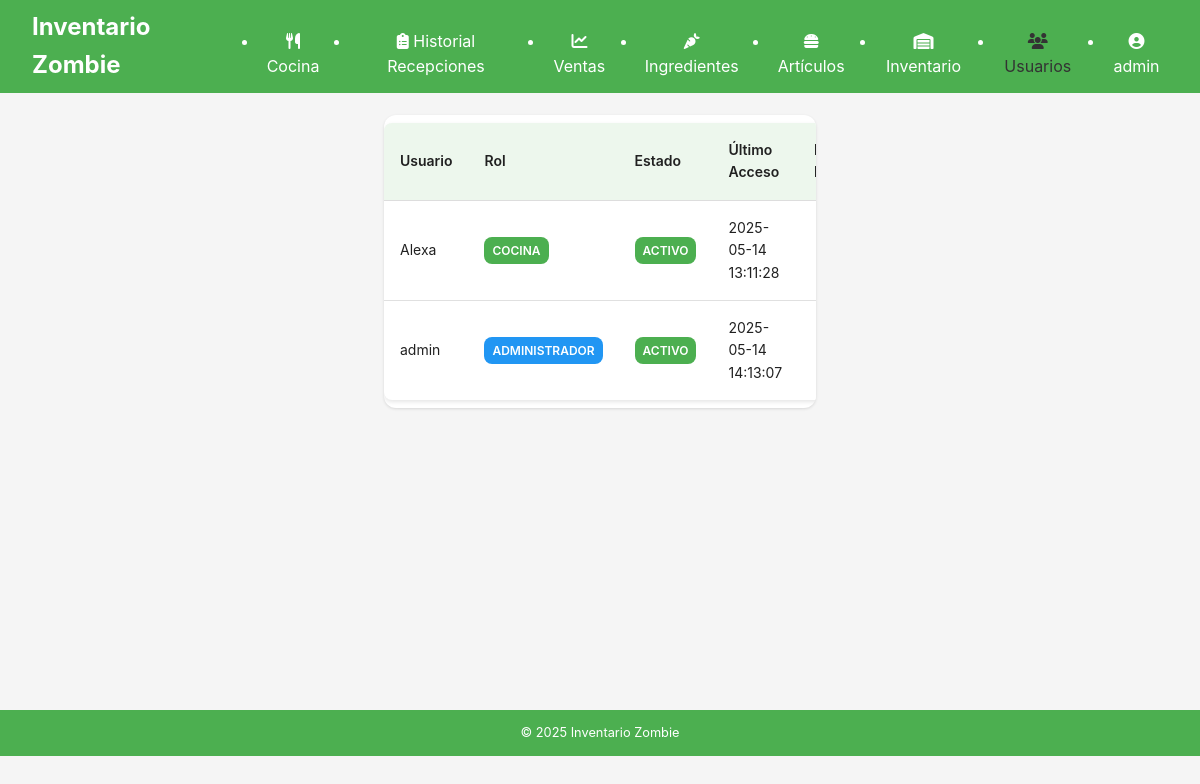
Screenshot of /auth/usuarios (signed in) with the database file from the repository.
### tables this page shows
CREATE TABLE Usuarios (
        id INTEGER PRIMARY KEY AUTOINCREMENT,
        nombre TEXT NOT NULL UNIQUE,
        contrasena_hash TEXT NOT NULL,
        pin TEXT,
        rol TEXT NOT NULL,
        activo BOOLEAN NOT NULL DEFAULT 1,
        fecha_creacion TEXT NOT NULL,
        ultimo_acceso TEXT,
        intentos_fallidos INTEGER DEFAULT 0
    );

### routes/auth.py (the view)
@auth_bp.route('/usuarios')
@login_required
@admin_required
def lista_usuarios():
    conn = get_db_connection()
    usuarios = conn.execute('SELECT * FROM Usuarios ORDER BY nombre').fetchall()
    conn.close()
    return render_template('auth/usuarios.html', usuarios=usuarios)

### app.py (called while the page is built)
@login_manager.user_loader
def load_user(user_id):
    from routes.auth import User
    return User.get_by_id(user_id)

@app.template_global()
def now():
    return datetime.datetime.now()

@app.after_request
def add_cors_headers(response):
    response.headers.add('Access-Control-Allow-Origin', '*')
    response.headers.add('Access-Control-Allow-Headers', 'Content-Type,Authorization')
    response.headers.add('Access-Control-Allow-Methods', 'GET,PUT,POST,DELETE,OPTIONS')
    return response

### database.py (called while the page is built)
def get_db_connection():
    try:
        from flask import current_app
        db_path = current_app.config['DATABASE']
    except RuntimeError:
        import os
        root_dir = os.path.dirname(os.path.dirname(os.path.abspath(__file__)))
        db_path = os.path.join(root_dir, 'instance', 'inventario_zombie.sqlite')
        print(f"Connecting to database at: {db_path}")
    conn = sqlite3.connect(db_path, detect_types=sqlite3.PARSE_DECLTYPES)
    conn.row_factory = sqlite3.Row
    return conn

### routes/auth.py (called while the page is built)
def admin_required(view):
    @functools.wraps(view)
    def wrapped_view(*args, **kwargs):
        if not current_user.is_authenticated or current_user.rol != 'admin':
            flash('No tiene permisos para acceder a esta página.', 'error')
            return redirect(url_for('auth.access_denied'))
        return view(*args, **kwargs)
    return wrapped_view

    @staticmethod
    def get_by_id(user_id):
        conn = get_db_connection()
        user = conn.execute('SELECT * FROM Usuarios WHERE id = ?', (user_id,)).fetchone()
        conn.close()
        if user:
            return User(
                id=user['id'],
                nombre=user['nombre'],
                rol=user['rol'],
                activo=user['activo']
            )
        return None

### templates/auth/usuarios.html (shortened to what this page needs)
{% extends "layout.html" %}
{% block content %}
<div class="users-container">
    <div class="users-header">
        <h2>Gestión de Usuarios</h2>
        <a href="{{ url_for('auth.nuevo_usuario') }}" class="btn btn-new">
        </a>
    </div>
    <div class="users-table-container">
        <table class="users-table">
            <thead>
                <tr>
                    <th>Usuario</th>
                    <th>Rol</th>
                    <th>Estado</th>
                    <th>Último Acceso</th>
                    <th>Intentos Fallidos</th>
                </tr>
            </thead>
            <tbody>
                {% for usuario in usuarios %}
                <tr>
                    <td data-label="Usuario">{{ usuario.nombre }}</td>
                    <td data-label="Rol">
                        {% if usuario.rol == 'admin' %}
                        <span class="badge badge-admin">Administrador</span>
                        {% else %}
                        <span class="badge badge-cocina">Cocina</span>
                        {% endif %}
                    </td>
                    <td data-label="Estado">
                        {% if usuario.activo %}
                        <span class="badge" style="background-color: var(--success-color); color: white;">Activo</span>
                        {% else %}
                        <span class="badge badge-inactive">Inactivo</span>
                        {% endif %}
                    </td>
                    <td data-label="Último Acceso">{{ usuario.ultimo_acceso if usuario.ultimo_acceso else 'Nunca' }}</td>
                    <td data-label="Intentos Fallidos" class="login-attempts">
                    </td>
                </tr>
                {% endfor %}
            </tbody>
        </table>
    </div>
</div>
{% endblock %}

### templates/layout.html (shortened to what this page needs)
<!DOCTYPE html>
<html lang="es">
<head>
    <link rel="stylesheet" href="{{ url_for('static', filename='css/main.css') }}">
    <link rel="stylesheet" href="https://cdnjs.cloudflare.com/ajax/libs/font-awesome/6.1.1/css/all.min.css">
</head>
<body>
    <header>
        <nav>
            <div class="logo">
                <a href="{{ url_for('index') }}">Inventario Zombie</a>
            </div>
            <ul class="nav-links">
                {% if current_user.is_authenticated %}
                    {% if current_user.rol == 'admin' %}
                        <li><a href="{{ url_for('recepciones_web.formulario') }}"><i class="fas fa-utensils"></i> Cocina</a></li>
                        <li><a href="{{ url_for('recepciones_web.historial') }}"><i class="fas fa-clipboard-list"></i> Historial Recepciones</a></li>
                        <li><a href="{{ url_for('ventas_web.lista') }}"><i class="fas fa-chart-line"></i> Ventas</a></li>
                        <li><a href="{{ url_for('ingredientes_web.index') }}"><i class="fas fa-carrot"></i> Ingredientes</a></li>
                        <li><a href="{{ url_for('articulos_web.index') }}"><i class="fas fa-hamburger"></i> Artículos</a></li>
                        <li><a href="{{ url_for('inventario_web.dashboard') }}"><i class="fas fa-warehouse"></i> Inventario</a></li>
                        <li><a href="{{ url_for('auth.lista_usuarios') }}"><i class="fas fa-users"></i> Usuarios</a></li>
                    {% elif current_user.rol == 'cocina' %}
                        <li><a href="{{ url_for('recepciones_web.formulario') }}"><i class="fas fa-utensils"></i> Recepción</a></li>
                        <li><a href="{{ url_for('recepciones_web.historial') }}"><i class="fas fa-clipboard-list"></i> Historial</a></li>
                    {% endif %}
                    <li class="user-menu">
                        <a href="#"><i class="fas fa-user-circle"></i> {{ current_user.nombre }}</a>
                    </li>
                {% else %}
                    <li><a href="{{ url_for('auth.login') }}"><i class="fas fa-sign-in-alt"></i> Iniciar Sesión</a></li>
                {% endif %}
            </ul>
        </nav>
    </header>
    <main class="container">
        {% block content %}{% endblock %}
    </main>
    <footer>
        <p>&copy; {{ now().year }} Inventario Zombie</p>
    </footer>
</body>
</html>

### static/css/main.css (style rules this page uses)
:root { --primary-color: #2c3e50; --secondary-color: #3498db; --accent-color: #e74c3c; --background-color: #ecf0f1; --text-color: #333; --light-text: #fff; --success-color: #2ecc71; --warning-color: #f39c12; --error-color: #e74c3c; --info-color: #3498db; }
* { margin: 0; padding: 0; box-sizing: border-box; }
body { font-family: 'Segoe UI', Tahoma, Geneva, Verdana, sans-serif; line-height: 1.6; color: var(--text-color); background-color: var(--background-color); }
.container { width: 95%; margin: 0 auto; padding: 10px; }
header { background-color: var(--primary-color); color: var(--light-text); padding: 0.5rem 0; position: fixed; top: 0; width: 100%; z-index: 1000; }
nav { display: flex; justify-content: space-between; align-items: center; padding: 0 1rem; }
.logo a { color: var(--light-text); text-decoration: none; font-size: 1.2rem; font-weight: bold; }
.nav-links { position: fixed; top: 0; right: -100%; width: 70%; height: 100vh; background-color: var(--primary-color); flex-direction: column; justify-content: flex-start; align-items: center; padding-top: 60px; transition: right 0.3s ease; z-index: 900; }
.nav-links li { margin: 1rem 0; width: 100%; text-align: center; }
.nav-links a { color: var(--light-text); text-decoration: none; font-size: 1.1rem; display: block; padding: 0.5rem 0; transition: background-color 0.3s; }
.nav-links a:hover, .nav-links a.active { background-color: var(--secondary-color); }
main { margin-top: 60px; min-height: calc(100vh - 110px); padding: 1rem 0; }
.btn { display: inline-block; background-color: var(--secondary-color); color: var(--light-text); padding: 0.5rem 1rem; border-radius: 4px; text-decoration: none; margin-top: 0.5rem; transition: background-color 0.3s; text-align: center; border: none; cursor: pointer; font-size: 0.9rem; }
table { width: 100%; border-collapse: collapse; margin: 0.5rem 0; background-color: white; border-radius: 8px; overflow: hidden; box-shadow: 0 2px 4px rgba(0, 0, 0, 0.1); }
th, td { padding: 0.7rem; text-align: left; border-bottom: 1px solid #ddd; font-size: 0.9rem; }
th { background-color: var(--primary-color); color: var(--light-text); }
footer { background-color: var(--primary-color); color: var(--light-text); text-align: center; padding: 0.8rem 0; font-size: 0.8rem; }
@media screen and (min-width: 768px) { .container { width: 90%; padding: 20px; } }
@media screen and (min-width: 768px) { nav { padding: 0 2rem; } }
@media screen and (min-width: 768px) { .logo a { font-size: 1.5rem; } }
@media screen and (min-width: 768px) { .nav-links { position: static; width: auto; height: auto; background-color: transparent; display: flex; flex-direction: row; padding-top: 0; } }
@media screen and (min-width: 768px) { .nav-links li { margin-left: 1.5rem; margin-bottom: 0; width: auto; } }
@media screen and (min-width: 768px) { .nav-links a { font-size: 1rem; padding: 0; } }
@media screen and (min-width: 768px) { .nav-links a:hover, .nav-links a.active { background-color: transparent; color: var(--secondary-color); } }
@media screen and (min-width: 768px) { main { margin-top: 70px; padding: 2rem 0; } }
@media screen and (min-width: 768px) { th, td { padding: 1rem; font-size: 1rem; } }

### templates/layout.html (style rules this page uses)
.user-menu { position: relative; }

### rows the page displays
Usuarios: nombre "admin", rol "ADMINISTRADOR", activo "ACTIVO", ultimo_acceso "2025-05-14 14:13:07"
Usuarios: nombre "Alexa", rol "COCINA", activo "ACTIVO", ultimo_acceso "2025-05-14 13:11:28"
